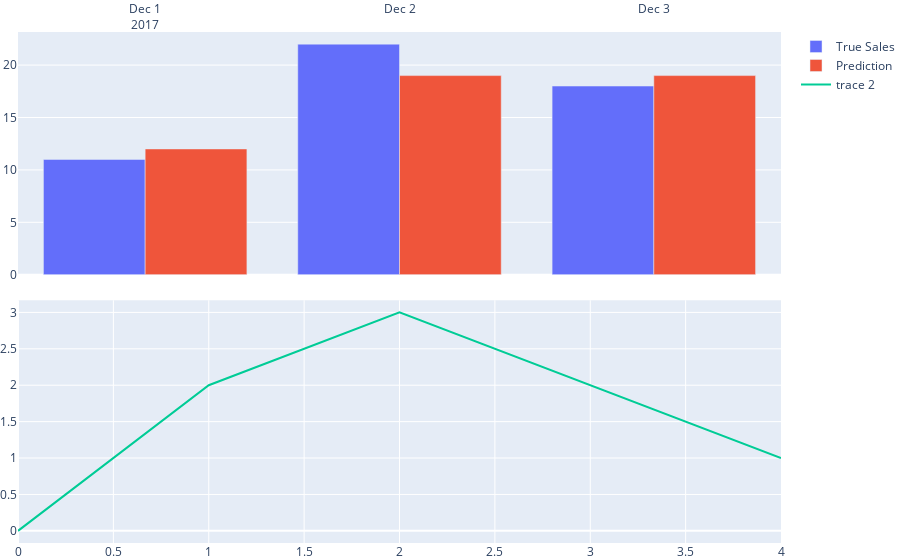

The notebook cell this image was saved under:
### Code cell
fig = make_subplots(vertical_spacing = 0.05, rows=2, cols=1)

df = dfb.copy()
df = df[-3:]
"""
fig1 = go.Figure(data=[
    go.Bar(name='True Sales', x=df.date, y=df.true_values),
    go.Bar(name='Prediction', x=df.date, y=df.prediction)
])
fig1.update_layout(barmode='group')
"""

fig1 = go.Bar(name='True Sales', x=df.date, y=df.true_values)
fig2 = go.Bar(name='Prediction', x=df.date, y=df.prediction)
fig3 = go.Scatter(y=[0, 2, 3, 2, 1], mode="lines")

fig.add_trace(fig1, row=1, col=1)
fig.add_trace(fig2, row=1, col=1)
fig.add_trace(fig3, row=2, col=1)
fig.update_layout(xaxis={'side': 'top'})
fig['layout'].update(margin=dict(l=0,r=0,b=0,t=0))

fig.show()

### Figure 1 — Plotly figure (JSON) as saved in the notebook; plotly's stock layout.template omitted (floating-point values rounded to 4 significant figures)
{"data": [{"name": "True Sales", "type": "bar", "x": ["2017-12-01", "2017-12-02", "2017-12-03"], "xaxis": "x", "y": [11, 22, 18], "yaxis": "y"}, {"name": "Prediction", "type": "bar", "x": ["2017-12-01", "2017-12-02", "2017-12-03"], "xaxis": "x", "y": [12, 19, 19], "yaxis": "y"}, {"mode": "lines", "type": "scatter", "xaxis": "x2", "y": [0, 2, 3, 2, 1], "yaxis": "y2"}], "layout": {"margin": {"b": 0, "l": 0, "r": 0, "t": 0}, "xaxis": {"anchor": "y", "domain": [0, 1], "side": "top"}, "xaxis2": {"anchor": "y2", "domain": [0, 1]}, "yaxis": {"anchor": "x", "domain": [0.525, 1]}, "yaxis2": {"anchor": "x2", "domain": [0, 0.475]}}}
